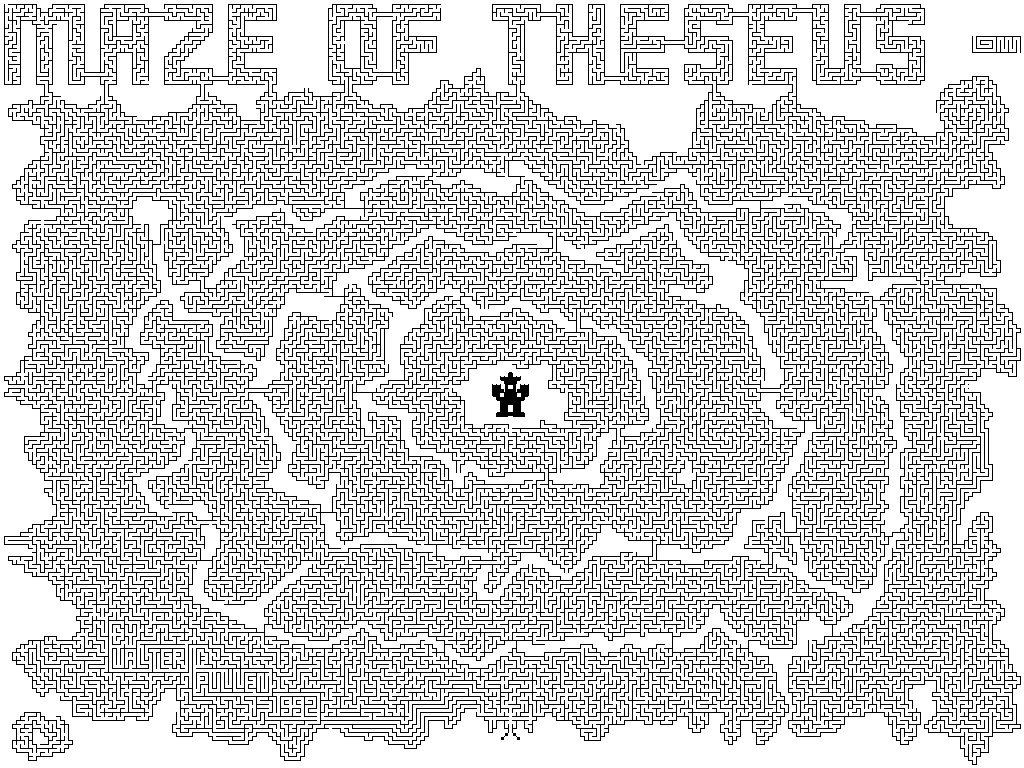
#> input picture theseus.jpg, 1024 x 768 px
$ python maze.py
#> lines starting #> are read from the running program, lines starting #| are printed output that depends on the picture
import cv2
import threading
import time

class Point(object):
    def __init__(self, x=0, y=0):
        self.x = x
        self.y = y

    def __add__(self, other):
        return Point(self.x + other.x, self.y + other.y)

    def __eq__(self, other):
        return self.x == other.x and self.y == other.y


click_status = 0

rw = 4 # for position of the rectangle drawn on image when clicked

start = Point()  # starting point
end = Point()  # ending point

# directions of surrounding nodes for BFS
direction_points = [Point(0, -1), Point(0, 1), Point(1, 0), Point(-1, 0)]


#==========================================================================================
#=====priority queue==========
# [21 lines left out: function heapify, not called in this run]

class priority_queue:
	def __init__(self):
		self.cap=-1
		self.pq=[]
	def size(self):
		return len(self.pq)
	# [19 lines left out: functions push, _pop, not called in this run]


#=============================================================================A* stuff==================
#===================================
def isSafe(temp_x,temp_y,h,w,img,visited):
	return temp_x>=0 and temp_x<w and temp_y>=0 and temp_y<h and visited[temp_y][temp_x]==0 and (img[temp_y][temp_x][0]!=0 or img[temp_y][temp_x][1]!=0 or img[temp_y][temp_x][2]!=0)

def heuristic_cost(s,e):
	return abs(s.x - e.x) + abs(s.y - e.y)

a_star_pixel_count=0

# [160 lines left out: functions a_star, bfs, mouse_click, not called in this run]
# =============================================================
start_time = time.time()
# display function
def calculations():
    global start_time
    # Preventing BFS function to run until both clicks are performed and the starting and ending point are stored
    global click_status,start, end, h, w
    while click_status < 2:
        pass

    # calling BFS function
    start_time = time.time()
    bfs(start, end)

    # calling A_star function
    start_time = time.time()
    a_star(start,end,h,w,img)


# reading the image
img = cv2.imread("./theseus.jpg")#PLEASE ADD THE ABSOLUTE PATH OF THE MAZE IMAGE IF YOU RUN THIS CODE
#> img is the input picture: shape (768, 1024, 3); min 0, max 255, mean 205
img = cv2.cvtColor(img, cv2.COLOR_BGR2GRAY)
#> img: shape (768, 1024)
img = cv2.resize(img, (1080, 720), interpolation=cv2.INTER_NEAREST)
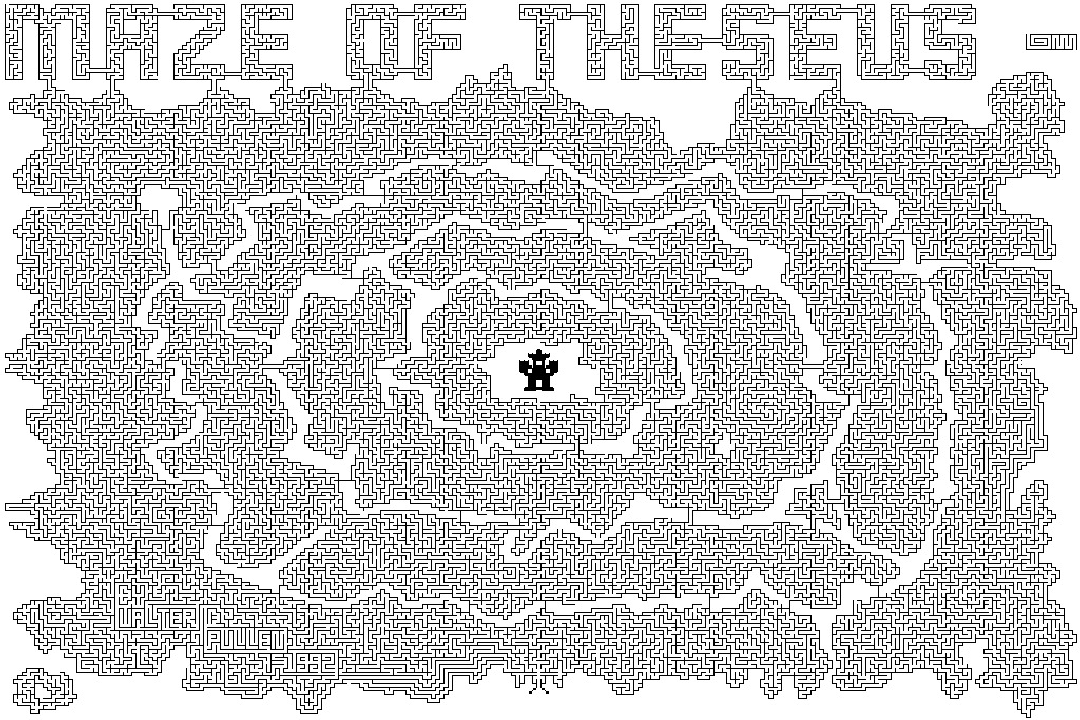
#> img: shape (720, 1080); min 0, max 255, mean 203.3
_, img = cv2.threshold(img, 120, 255, cv2.THRESH_BINARY)
#> img: shape (720, 1080); 79.9% white; black in thin lines or dots
# img object, threshold value, color of threshold, Binary thresh because 2 colors

img = cv2.cvtColor(img, cv2.COLOR_GRAY2BGR)
#> img: shape (720, 1080, 3); 79.9% white; black in thin lines or dots

# height and width of image
h, w = img.shape[:2]
#> h = 720; w = 1080

# thread to call bfs in parallel

t = threading.Thread(target=calculations, args=())
t.daemon = True
t.start()

cv2.imshow("image", img)
cv2.setMouseCallback("image", mouse_click)

while True:
    cv2.imshow("image", img)
    if cv2.waitKey(33) == 27:
#> (key Esc is pressed here)
        cv2.destroyAllWindows()
        break
